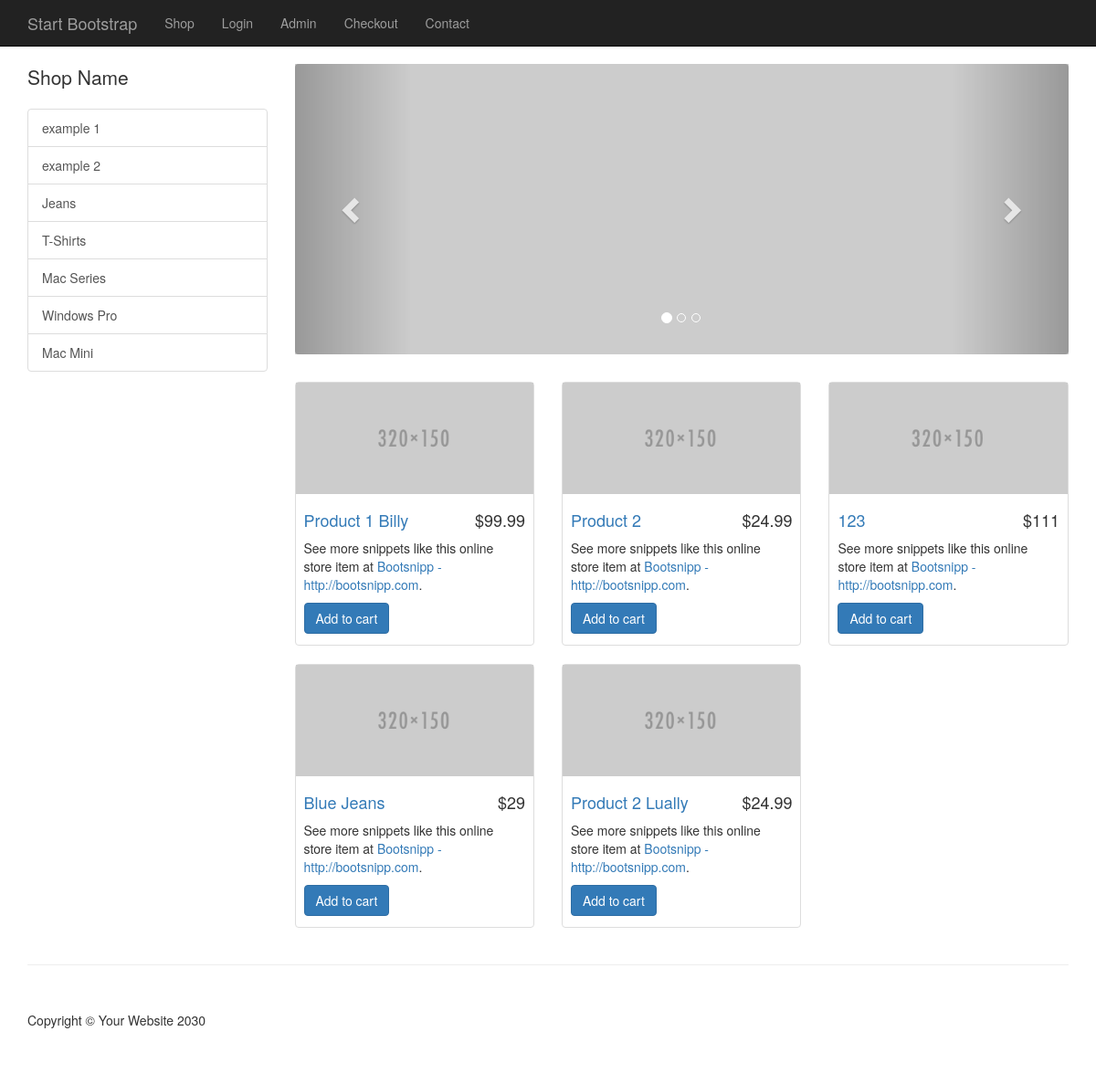
The page / on the database its author committed.
### tables this page shows
CREATE TABLE `categories` (
  `cat_id` int(11) NOT NULL,
  `cat_title` varchar(255) NOT NULL,
  `cat_stat` tinyint(1) NOT NULL DEFAULT '1'
);

CREATE TABLE `products` (
  `product_id` int(11) NOT NULL,
  `product_title` varchar(255) NOT NULL,
  `product_category_id` int(11) NOT NULL,
  `product_price` float NOT NULL,
  `product_description` text NOT NULL,
  `short_desc` text NOT NULL,
  `product_image` varchar(255) NOT NULL,
  `product_quantity` int(11) NOT NULL
);

### resources/functions.php (the view, shortened to what this page needs)
<?php
function query($sql){
	global $conn;
	return mysqli_query($conn,$sql);
}
function fetch_array($send_query){
	return mysqli_fetch_array($send_query);
}
function get_products(){
	$query = query("SELECT * FROM products");
	while($row=fetch_array($query)){
$product_display_iamge = display_image( $row['product_image'] );
$product = <<<DELIMETER
<div class="col-sm-4 col-lg-4 col-md-4">
    <div class="thumbnail">
        <img src="../resources/${product_display_iamge}" alt="">
        <div class="caption">
            <h4 class="pull-right">&#36;${row['product_price']}</h4>
            <h4><a href="item.php?id=${row['product_id']}">${row['product_title']}</a>
            </h4>
            <p>See more snippets like this online store item at <a target="_blank" href="http://www.bootsnipp.com">Bootsnipp - http://bootsnipp.com</a>.</p>
           	<a class="btn btn-primary" href="cart.php?id=${row['product_id']}">Add to cart</a>
        </div>
    </div>
</div>
DELIMETER;
		echo $product;
	}
}
function get_categories(){
	$query = query("SELECT * FROM categories WHERE cat_stat=1");
	while($row=fetch_array($query)){
$cat = <<< DELIMETER
<a href="category.php?id=${row['cat_id']}" class="list-group-item">${row['cat_title']}</a>
DELIMETER;
	echo $cat;
	}
}
function display_image( $picture ){
	return "uploads" .DS . $picture;
}

### resources/templates/front/header.php (shortened to what this page needs)
<!DOCTYPE html>
<html lang="en">
<head>
    <link href="css/bootstrap.min.css" rel="stylesheet">
    <link href="css/shop-homepage.css" rel="stylesheet">
    <link href="css/styles.css" rel="stylesheet">
</head>
<body>
    <nav class="navbar navbar-inverse navbar-fixed-top" role="navigation">
        <?php include TEMPLATE_FRONT . DS . "top_nav.php"; ?>
    </nav>

### resources/templates/front/top_nav.php (shortened to what this page needs)
<div class="container">
    <div class="navbar-header">
        <a class="navbar-brand" href="index.php">Start Bootstrap</a>
    </div>
    <div class="collapse navbar-collapse" id="bs-example-navbar-collapse-1">
        <ul class="nav navbar-nav">
            <li>
                <a href="shop.php">Shop</a>
            </li>
            <li>
                <a href="login.php">Login</a>
            </li>
            <li>
                <a href="admin">Admin</a>
            </li>
             <li>
                <a href="checkout.php">Checkout</a>
            </li>
            <li>
                <a href="contact.php">Contact</a>
            </li>
        </ul>
    </div>
</div>

### public/index.php (shortened to what this page needs)
<?php
    include TEMPLATE_FRONT . DS . "header.php";
?>
    <div class="container">
        <div class="row">
            <?php include TEMPLATE_FRONT . DS . "side_nav.php"; ?>
            <div class="col-md-9">
                <div class="row carousel-holder">
                    <div class="col-md-12">
                       <?php include TEMPLATE_FRONT . DS . "slider.php"; ?>
                    </div>
                </div>
                <div class="row">
                    <?php get_products(); ?>
                </div>
            </div>
        </div>
    </div>
<?php
    include TEMPLATE_FRONT . DS . "footer.php";
?>

### resources/templates/front/side_nav.php
<div class="col-md-3">
    <p class="lead">Shop Name</p>
    <div class="list-group">
    	<?php
    		get_categories();
    	?>
    </div>
</div>

### resources/templates/front/slider.php (shortened to what this page needs)
<div id="carousel-example-generic" class="carousel slide" data-ride="carousel">
    <ol class="carousel-indicators">
        <li data-target="#carousel-example-generic" data-slide-to="0" class="active"></li>
        <li data-target="#carousel-example-generic" data-slide-to="1"></li>
        <li data-target="#carousel-example-generic" data-slide-to="2"></li>
    </ol>
    <div class="carousel-inner">
        <div class="item active">
            <img class="slide-image" src="http://placehold.it/800x300" alt="">
        </div>
    </div>
    <a class="left carousel-control" href="#carousel-example-generic" data-slide="prev">
        <span class="glyphicon glyphicon-chevron-left"></span>
    </a>
    <a class="right carousel-control" href="#carousel-example-generic" data-slide="next">
        <span class="glyphicon glyphicon-chevron-right"></span>
    </a>
</div>

### resources/templates/front/footer.php (shortened to what this page needs)
    <div class="container">
        <hr>
        <footer>
            <div class="row">
                <div class="col-lg-12">
                    <p>Copyright &copy; Your Website 2030</p>
                </div>
            </div>
        </footer>
    </div>
</body>
</html>

### public/css/shop-homepage.css (style rules this page uses)
body { padding-top: 70px; }
.slide-image { width: 100%; }
.carousel-holder { margin-bottom: 30px; }
.carousel-control, .item { border-radius: 4px; }
.caption { height: 130px; overflow: hidden; }
.caption h4 { white-space: nowrap; }
.thumbnail img { width: 100%; }
.thumbnail { padding: 0; }
footer { margin: 50px 0; }

### public/css/styles.css (style rules this page uses)
.thumbnail .caption { height: 165px; }
.thumbnail .caption h4, .thumbnail .caption h3 { text-transform: capitalize; }

### rows shown on the page
categories: cat_title "example 1"
categories: cat_title "example 2"
categories: cat_title "Jeans"
categories: cat_title "T-Shirts"
categories: cat_title "Mac Series"
categories: cat_title "Windows Pro"
categories: cat_title "Mac Mini"
products: product_image (picture), product_price "99.99", product_title "Product 1 Billy"
products: product_image (picture), product_price "24.99", product_title "Product 2"
products: product_image (picture), product_price "111", product_title "123"
products: product_image (picture), product_price "29", product_title "Blue Jeans"
products: product_image (picture), product_price "24.99", product_title "Product 2 Lually"
